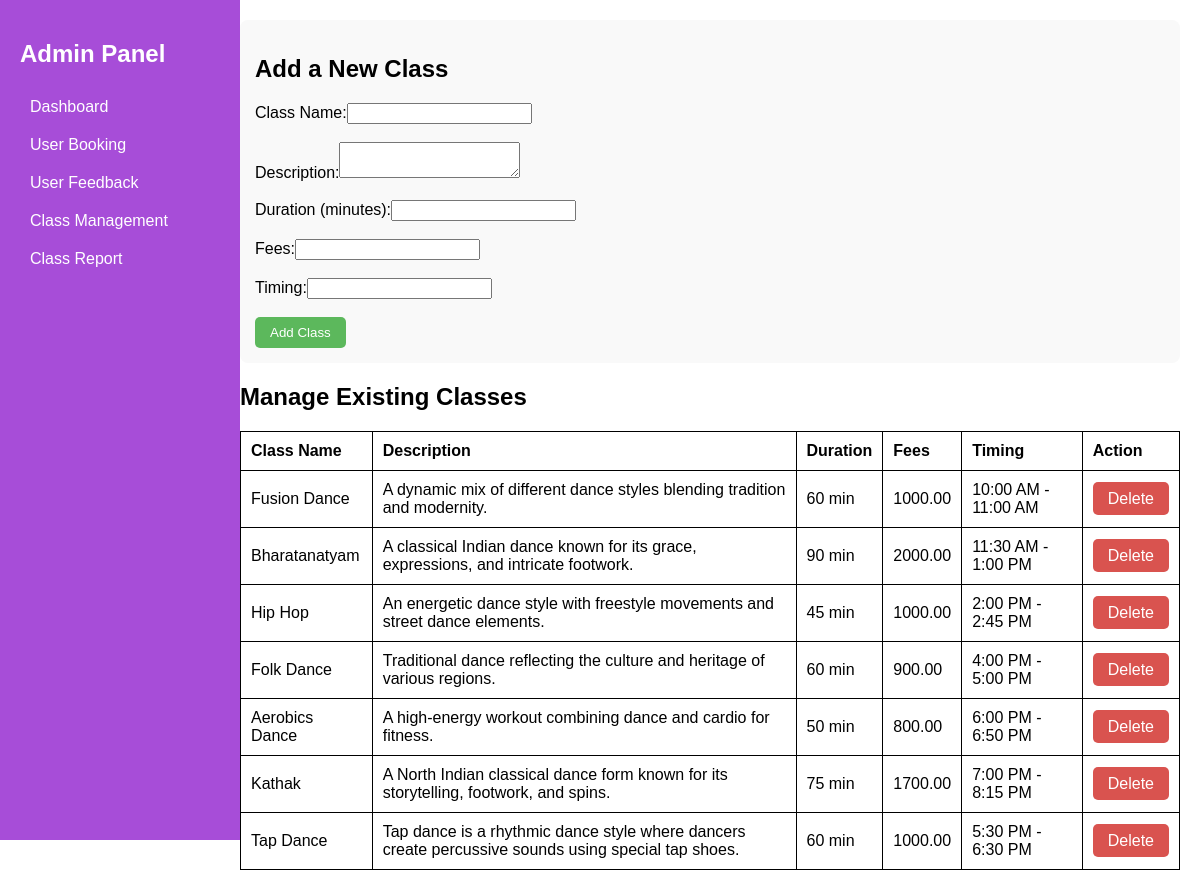
/admin.php?page=manage_classes, run on the app's committed database.
### tables this page shows
CREATE TABLE `dance_booking` (
  `id` int(11) NOT NULL,
  `class_name` varchar(255) NOT NULL,
  `description` text DEFAULT NULL,
  `duration` int(11) DEFAULT NULL,
  `image` varchar(255) DEFAULT NULL,
  `fees` decimal(10,2) NOT NULL DEFAULT 0.00,
  `timing` varchar(50) DEFAULT NULL
);

### admin.php (the view, shortened to what this page needs)
<?php
include('db.php');
$booking_count = mysqli_fetch_assoc(mysqli_query($conn, "SELECT COUNT(*) as total FROM bookings"))['total'];
$feedback_count = mysqli_fetch_assoc(mysqli_query($conn, "SELECT COUNT(*) as total FROM feedback"))['total'];
$class_count = mysqli_fetch_assoc(mysqli_query($conn, "SELECT COUNT(*) as total FROM dance_booking"))['total'];
$approved_count = mysqli_fetch_assoc(mysqli_query($conn, "SELECT COUNT(*) as approved FROM bookings WHERE certificate_status='Approved'"))['approved'];
$result_classes = mysqli_query($conn, "SELECT * FROM dance_booking");
?>
<!DOCTYPE html>
<html lang="en">
<head>
</head>
<body>
<div class="sidebar">
<h2>Admin Panel</h2>
<a href="admin.php?page=dashboard">Dashboard</a>
<a href="admin.php?page=user_booking">User Booking</a>
<a href="admin.php?page=user_feedback">User Feedback</a>
<a href="admin.php?page=manage_classes">Class Management</a>
<a href="admin.php?page=class_report">Class Report</a>
</div>
<div class="main-content">
<?php
$page = isset($_GET['page']) ? $_GET['page'] : 'dashboard';
if ($page == "dashboard") { ?>
<h2>Dashboard</h2>
<div class="dashboard-container">
    <div class="dashboard-box"><h3>Total Bookings</h3><p><?php echo $booking_count; ?></p></div>
    <div class="dashboard-box"><h3>Total Feedback</h3><p><?php echo $feedback_count; ?></p></div>
    <div class="dashboard-box"><h3>Total Classes</h3><p><?php echo $class_count; ?></p></div>
    <div class="dashboard-box"><h3>Total Approved</h3><p><?php echo $approved_count; ?></p></div>
</div>
<?php } elseif ($page == "manage_classes") { ?>
<div class="form-container">
<h2>Add a New Class</h2>
<form method="POST">
<label>Class Name:</label><input type="text" name="class_name" required><br><br>
<label>Description:</label><textarea name="description" required></textarea><br><br>
<label>Duration (minutes):</label><input type="number" name="duration" required><br><br>
<label>Fees:</label><input type="number" name="fees" required><br><br>
<label>Timing:</label><input type="text" name="timing" required><br><br>
<button type="submit" name="add_class" class="btn">Add Class</button>
</form>
</div>
<h2>Manage Existing Classes</h2>
<table>
<tr><th>Class Name</th><th>Description</th><th>Duration</th><th>Fees</th><th>Timing</th><th>Action</th></tr>
<?php while ($row = mysqli_fetch_assoc($result_classes)): ?>
<tr>
<td><?php echo htmlspecialchars($row['class_name']); ?></td>
<td><?php echo htmlspecialchars($row['description']); ?></td>
<td><?php echo htmlspecialchars($row['duration']); ?> min</td>
<td><?php echo htmlspecialchars($row['fees']); ?></td>
<td><?php echo htmlspecialchars($row['timing']); ?></td>
<td><a class="btn btn-danger" href="?page=manage_classes&delete_class=<?php echo $row['id']; ?>" onclick="return confirm('Are you sure?');">Delete</a></td>
</tr>
<?php endwhile; ?>
</table>
<?php } ?>
</div>
</body>
</html>

### admin.php (style rules this page uses)
body { display: flex; font-family: Arial, sans-serif; margin: 0; }
.sidebar { width: 200px; background: rgb(167, 77, 216); color: white; padding: 20px; position: fixed; height: 100vh; }
.sidebar a { display: block; color: white; padding: 10px; text-decoration: none; }
.main-content { margin-left: 220px; padding: 20px; width: calc(100% - 220px); }
table { width: 100%; border-collapse: collapse; margin-top: 10px; }
table, th, td { border: 1px solid black; padding: 10px; text-align: left; }
.form-container { background: #f9f9f9; padding: 15px; border-radius: 8px; margin-bottom: 20px; }
.btn { padding: 8px 15px; background-color: #5cb85c; color: white; border: none; cursor: pointer; text-decoration: none; border-radius: 5px; }
.btn-danger { background-color: #d9534f; }

### data on the page
dance_booking: class_name "Fusion Dance", description "A dynamic mix of different dance styles blending tradition and modernity.", duration "60", fees "1000.00", timing "10:00 AM - 11:00 AM"
dance_booking: class_name "Bharatanatyam", description "A classical Indian dance known for its grace, expressions, and intricate footwork.", duration "90", fees "2000.00", timing "11:30 AM - 1:00 PM"
dance_booking: class_name "Hip Hop", description "An energetic dance style with freestyle movements and street dance elements.", duration "45", fees "1000.00", timing "2:00 PM - 2:45 PM"
dance_booking: class_name "Folk Dance", description "Traditional dance reflecting the culture and heritage of various regions.", duration "60", fees "900.00", timing "4:00 PM - 5:00 PM"
dance_booking: class_name "Aerobics Dance", description "A high-energy workout combining dance and cardio for fitness.", duration "50", fees "800.00", timing "6:00 PM - 6:50 PM"
dance_booking: class_name "Kathak", description "A North Indian classical dance form known for its storytelling, footwork, and spins.", duration "75", fees "1700.00", timing "7:00 PM - 8:15 PM"
dance_booking: class_name "Tap Dance", description "Tap dance is a rhythmic dance style where dancers create percussive sounds using special tap shoes.", duration "60", fees "1000.00", timing "5:30 PM - 6:30 PM"
